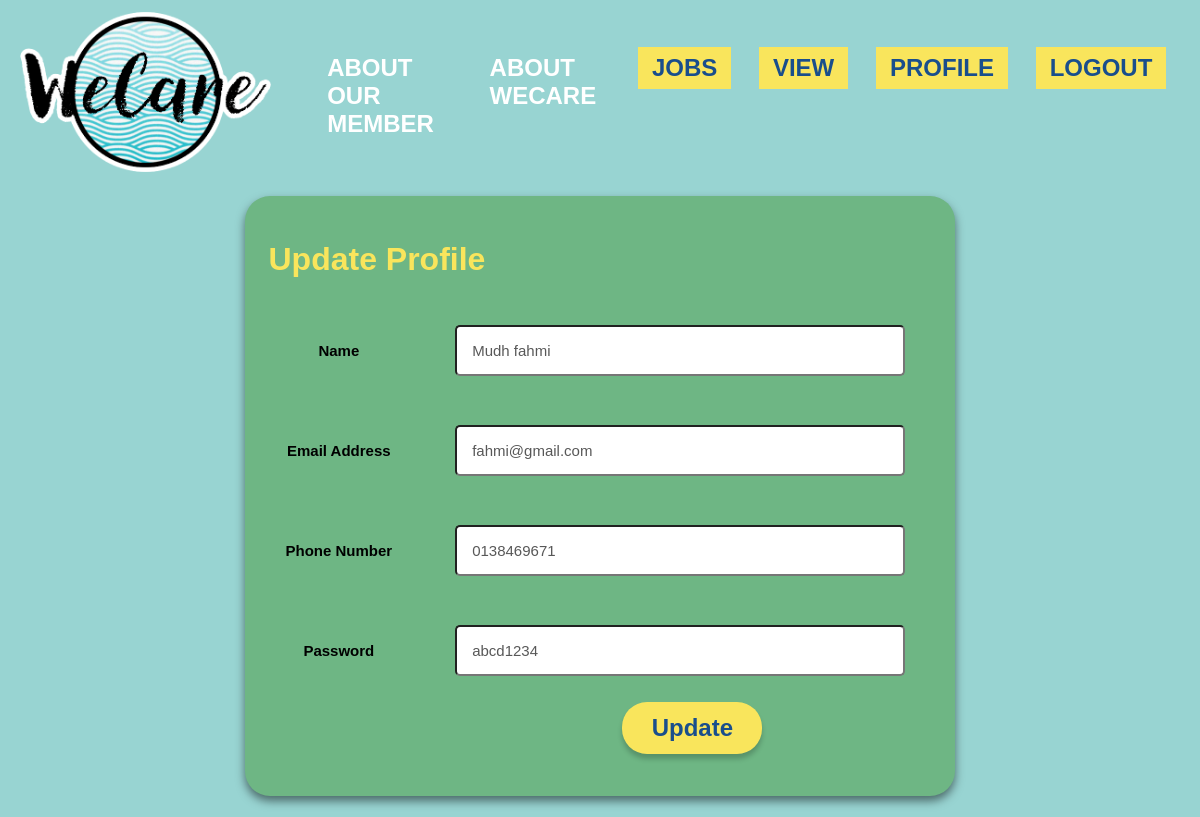
/volunteer/profileVolunteer.php?id=1 (signed in), run on the app's committed database.
### tables this page shows
CREATE TABLE IF NOT EXISTS `volunteer` (
  `volunteerId` int(11) NOT NULL AUTO_INCREMENT,
  `fullname` varchar(50) DEFAULT NULL,
  `phone` varchar(50) DEFAULT NULL,
  `email` varchar(50) DEFAULT NULL,
  `password` varchar(50) DEFAULT NULL,
  PRIMARY KEY (`volunteerId`)
);

### volunteer/profileVolunteer.php (the view, shortened to what this page needs)
<?php
    include "../sql/config.php";
    $fullname = "";
    $password = "";
    $email = "";
    $phone = "";
    if (isset($_GET["id"])){
        $id = $_GET["id"];
        $sql = "select * from volunteer where volunteerId = '$id'";
        $result = mysqli_query($conn, $sql);
        $row = mysqli_fetch_assoc($result);
        $fullname       = $row["fullname"];
        $password       = $row["password"];
        $email          = $row["email"];
        $phone          = $row["phone"];
    }
?>
<!DOCTYPE html5>
<html>
    <head>
        <link rel="stylesheet" href="../css/css.css">
    </head>
    <body>
        <nav>
            <a href="Volunteer-dashboard.php">
                <img src="../images/logo.png" id="logo" >
            </a>
            <div class="navButtonGroup">
                <?php
                    $sessionUserId   = $_SESSION['volunteerId'];
                ?>
                <a href="aboutUs.php" class="static">ABOUT OUR MEMBER</a>
                <a href="aboutWecare.php" class="static">ABOUT WECARE</a>
                <?php echo "<a href='jobs.php?id=".$sessionUserId."' class='highlighted'>JOBS</a>"?>
                <?php echo "<a href='viewAcceptJobs.php?id=".$sessionUserId."' class='highlighted'>VIEW</a>"?>
                <?php echo "<a href='profileVolunteer.php?id=".$sessionUserId."' class='highlighted'>PROFILE</a>"?>
                <a href="../sql/logout.php" class="highlighted">LOGOUT</a>
            </div>
        </nav>
        <div class="greenFormWrap">
        <h1 style="color:#F9E55C;">Update Profile</h1>
            <form  class="updateProfile" action="<?=htmlspecialchars($_SERVER['PHP_SELF']) ?>" enctype="multipart/form-data" method="post">
                <table>
                    <tr>
                        <th>Name</th>
                        <td>
                            <input type="text"  name="fullname" style="width: 450px;" value="<?=$fullname?>">
                        </td>
                    </tr>
                    <tr>
                        <th>Email Address</th>
                        <td>
                            <input type="text" name="email" style="width: 450px;" value="<?=$email?>">
                        </td>
                    </tr>
                    <tr>
                        <th>Phone Number</th>
                        <td>
                            <input type="text" name="phone" style="width: 450px;" value="<?=$phone?>">
                        </td>
                    </tr>
                    <tr>
                        <th>Password</th>
                        <td>
                            <input type="text"  name="password" style="width: 450px;" value="<?=$password?>">
                        </td>
                    </tr>
                    <tr>
                        <td colspan="2" align="center">
                            <input style="background-color: #F9E55C;"
                            type="submit" id="updateSubmit" name="updateSubmit" value="Update"><br></a>
                        </td>
                    </tr>
                </table>
             </form>
        </div>
    </body>
</html>

### css/css.css (style rules this page uses)
body { background-color: #98D4D2; max-width:100%; max-height:100%; font-family: sans-serif; }
#logo { max-width: 100%; max-height: 100%; }
nav { display:flex; flex-direction: row; justify-content: space-between; margin:1%; height:20%; max-width: 100%; }
.navButtonGroup { display: flex; flex-direction: row; justify-content: flex-end; width: 60%; font-weight: bold; font-size: 1.5em; }
.navButtonGroup a { margin: 5% 2%; padding: 1% 2%; height: fit-content; }
a.static { color:white; text-decoration: none; }
a.highlighted { background-color: #F9E55C; color:#194E8C; text-decoration: none; }
.greenFormWrap { margin: 2% 20%; border-radius: 25px; box-shadow: 0px 5px 10px rgba(0,0,0,0.5); padding: 2%; background-color: #6EB684; }
.updateProfile input[name="fullname"],input[name="email"],input[name="phone"],input[name="password"],input[name="location"] { background-color: white; padding: 15px ; border-radius: 5px; font-size: 15px; color: rgb(88, 88, 88); width:100%; margin-bottom: 5%; margin-top: 5%; margin-left: 10%; }
.updateProfile th { padding: 15px ; font-size: 15px; color: rgb(0, 0, 0); }
.updateProfile input[name="updateSubmit"] { background-color: #F9E55C; color:#194E8C; font-family: sans-serif; font-weight: bold; font-size: 1.5em; border-radius: 25px; margin-left: 43%; border:none; box-shadow: 0px 5px 5px rgba(0,0,0,0.2); padding: 2% 5%; }

### data on the page
volunteer: fullname "Mudh fahmi", email "fahmi@gmail.com", phone "0138469671", password "abcd1234"
